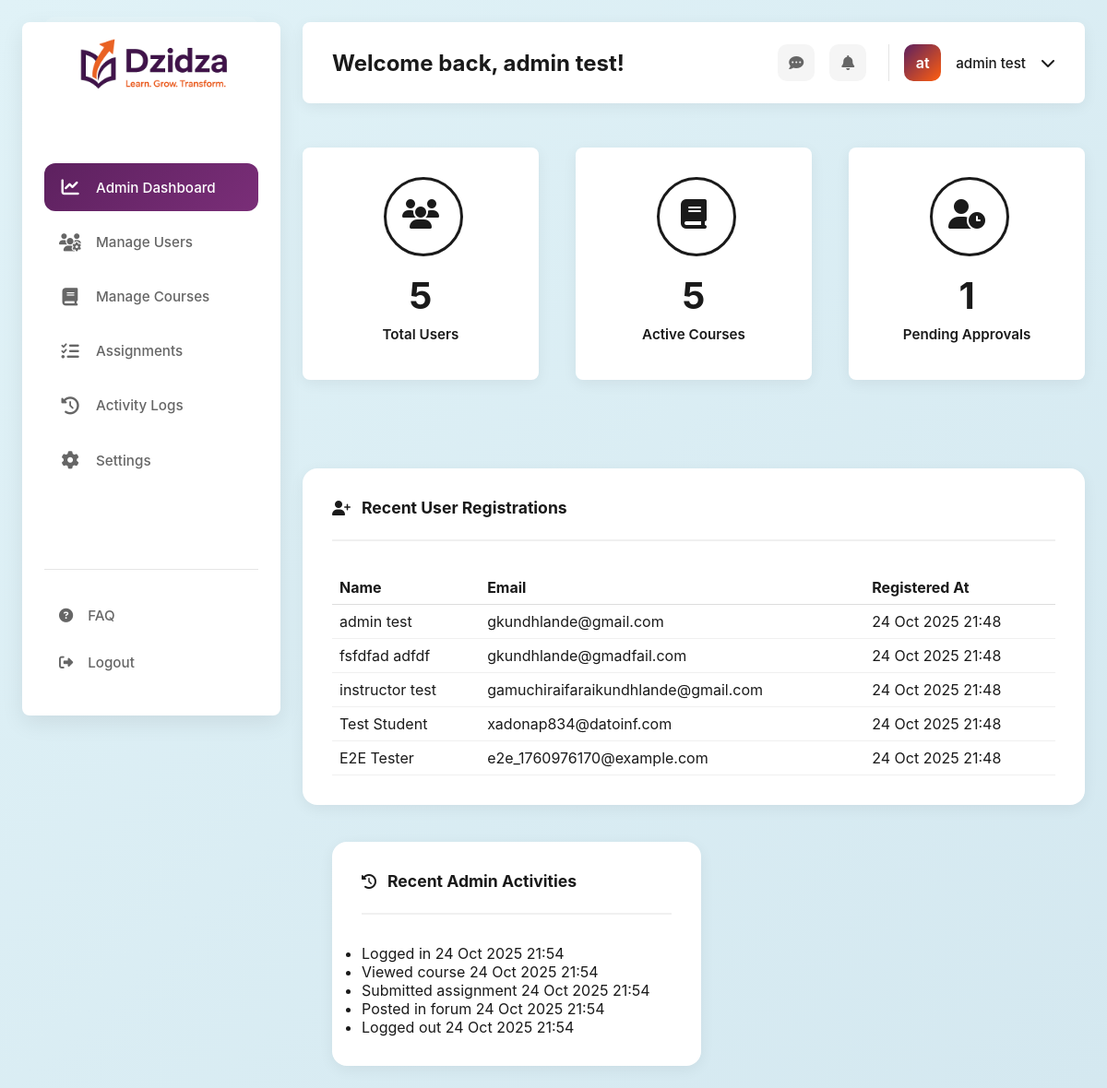
Screenshot of /public/admin_dashboard.php (signed in) with the database file from the repository.
### tables this page shows
CREATE TABLE `users` (
  `id` int NOT NULL AUTO_INCREMENT,
  `firstname` varchar(100) NOT NULL,
  `lastname` varchar(100) NOT NULL,
  `email` varchar(150) NOT NULL,
  `password` varchar(255) NOT NULL,
  `email_verified` tinyint(1) DEFAULT '0',
  `token` varchar(255) DEFAULT NULL,
  `reset_token` varchar(255) DEFAULT NULL,
  `reset_token_expiry` datetime DEFAULT NULL,
  `active` tinyint(1) DEFAULT '1',
  `gender` varchar(20) NOT NULL,
  `dob` date NOT NULL,
  `created_at` timestamp NULL DEFAULT CURRENT_TIMESTAMP,
  `role_id` int DEFAULT NULL,
  PRIMARY KEY (`id`),
  UNIQUE KEY `email` (`email`)
);

CREATE TABLE `activity_logs` (
  `id` int NOT NULL AUTO_INCREMENT,
  `user_id` int NOT NULL,
  `action` varchar(255) NOT NULL,
  `created_at` timestamp NULL DEFAULT CURRENT_TIMESTAMP,
  PRIMARY KEY (`id`),
  KEY `user_id` (`user_id`),
  CONSTRAINT `activity_logs_ibfk_1` FOREIGN KEY (`user_id`) REFERENCES `users` (`id`) ON DELETE CASCADE
);

### public/admin_dashboard.php (the view, shortened to what this page needs)
<?php include '../includes/header.php'; ?>
<?php
include_once __DIR__ . '/../includes/admin_guard.php';
$sql_users = "SELECT COUNT(*) as total FROM users";
$result_users = $conn->query($sql_users);
$total_users = $result_users ? $result_users->fetch_assoc()['total'] : 0;
$sql_courses = "SELECT COUNT(*) as total FROM courses";
$result_courses = $conn->query($sql_courses);
$active_courses = $result_courses ? $result_courses->fetch_assoc()['total'] : 0;
$sql_pending = "SELECT COUNT(*) as total FROM users WHERE email_verified = 0";
$result_pending = $conn->query($sql_pending);
$pending_approvals = $result_pending ? $result_pending->fetch_assoc()['total'] : 0;
$sql_activities = "SELECT action as activity, created_at FROM activity_logs ORDER BY created_at DESC LIMIT 5";
$result_activities = $conn->query($sql_activities);
$sql_activities = "SELECT action as activity, created_at FROM activity_logs ORDER BY created_at DESC LIMIT 5";
$result_activities = $conn->query($sql_activities);
$recent_activities = $result_activities ? $result_activities->fetch_all(MYSQLI_ASSOC) : [];
$sql_recent_users = "SELECT firstname, lastname, email, created_at FROM users ORDER BY created_at DESC LIMIT 5";
$result_recent_users = $conn->query($sql_recent_users);
$recent_users = $result_recent_users ? $result_recent_users->fetch_all(MYSQLI_ASSOC) : [];
?>
    <div class="dashboard-wrapper">
        <?php include 'sidebar.php'; ?>
        <main class="main-content">
            <?php include 'topbar.php'; ?>
            <div class="content-grid">
                <div style="flex:2; min-width:0; display:flex; flex-direction:column;">
                    <div class="stats-cards">
                        <div class="stat-card users">
                            <div class="stat-icon"><i class="fas fa-users"></i></div>
                            <div class="stat-number"><?php echo $total_users; ?></div>
                            <div class="stat-label">Total Users</div>
                        </div>
                        <div class="stat-card courses">
                            <div class="stat-icon"><i class="fas fa-book"></i></div>
                            <div class="stat-number"><?php echo $active_courses; ?></div>
                            <div class="stat-label">Active Courses</div>
                        </div>
                        <div class="stat-card pending">
                            <div class="stat-icon"><i class="fas fa-user-clock"></i></div>
                            <div class="stat-number"><?php echo $pending_approvals; ?></div>
                            <div class="stat-label">Pending Approvals</div>
                        </div>
                    </div>
                    <div class="section" style="margin-top:32px;">
                        <div class="section-header">
                            <i class="fas fa-user-plus"></i>
                            <h2 class="section-title">Recent User Registrations</h2>
                        </div>
                        <div class="recent-users-table-wrapper">
                            <table class="recent-users-table" style="width:100%; border-collapse:collapse;">
                                <thead>
                                    <tr>
                                        <th style="text-align:left; padding:8px; border-bottom:1px solid #ddd;">Name</th>
                                        <th style="text-align:left; padding:8px; border-bottom:1px solid #ddd;">Email</th>
                                        <th style="text-align:left; padding:8px; border-bottom:1px solid #ddd;">Registered At</th>
                                    </tr>
                                </thead>
                                <tbody>
                                    <?php if (count($recent_users) > 0): ?>
                                        <?php foreach ($recent_users as $user): ?>
                                            <tr>
                                                <td style="padding:8px; border-bottom:1px solid #f0f0f0;">
                                                    <?php echo htmlspecialchars($user['firstname'] . ' ' . $user['lastname']); ?>
                                                </td>
                                                <td style="padding:8px; border-bottom:1px solid #f0f0f0;">
                                                    <?php echo htmlspecialchars($user['email']); ?>
                                                </td>
                                                <td style="padding:8px; border-bottom:1px solid #f0f0f0;">
                                                    <?php echo date('d M Y H:i', strtotime($user['created_at'])); ?>
                                                </td>
                                            </tr>
                                        <?php endforeach; ?>
                                    <?php else: ?>
                                        <tr><td colspan="3" style="padding:8px;">No recent registrations.</td></tr>
                                    <?php endif; ?>
                                </tbody>
                            </table>
                        </div>
                    </div>
                </div>
                <div class="right-sidebar" style="flex:1; min-width:280px; max-width:400px; margin-left:32px;">
                    <div class="section">
                        <div class="section-header">
                            <i class="fas fa-history"></i>
                            <h2 class="section-title">Recent Admin Activities</h2>
                        </div>
                        <div class="activities-list">
                            <?php if (count($recent_activities) > 0): ?>
                                <ul>
                                    <?php foreach ($recent_activities as $activity): ?>
                                        <li>
                                            <span class="activity-text"><?php echo htmlspecialchars($activity['activity']); ?></span>
                                            <span class="activity-date"><?php echo date('d M Y H:i', strtotime($activity['created_at'])); ?></span>
                                        </li>
                                    <?php endforeach; ?>
                                </ul>
                            <?php else: ?>
                                <div>No recent activities.</div>
                            <?php endif; ?>
                        </div>
                    </div>
                </div>
            </div>
        </main>
    </div>
</body>
</html>

### includes/header.php (shortened to what this page needs)
<!DOCTYPE html>
<html lang="en">
<head>
    <link rel="stylesheet" href="https://cdnjs.cloudflare.com/ajax/libs/font-awesome/6.4.0/css/all.min.css">
    <link rel="stylesheet" href="../assets/css/dashboard.css?v=2.0">
</head>
<body>

### public/sidebar.php (shortened to what this page needs)
<?php
$role = $_SESSION['role_name'] ?? null;
?>
<aside class="sidebar">
    <div class="sidebar-logo">
        <img src="./assets/img/Dzidzaa.png" alt="Dzidzaa Logo" class="sidebar-logo-img">
    </div>
    <nav>
        <ul>
            <?php if ($role === 'admin'): ?>
                <li><a href="admin_dashboard.php" class="active"><i class="fas fa-chart-line"></i> Admin Dashboard</a></li>
                <li><a href="manage_users.php"><i class="fas fa-users-cog"></i> Manage Users</a></li>
                <li><a href="manage_courses.php"><i class="fas fa-book"></i> Manage Courses</a></li>
                <li><a href="assignments.php"><i class="fas fa-tasks"></i> Assignments</a></li>
                <li><a href="activity_logs.php"><i class="fas fa-history"></i> Activity Logs</a></li>
            <?php endif; ?>
            <li><a href="#"><i class="fas fa-cog"></i> Settings</a></li>
        </ul>
    </nav>
    <div class="sidebar-footer">
        <ul>
            <li><a href="#"><i class="fas fa-circle-question"></i> FAQ</a></li>
            <li><a href="logout.php"><i class="fas fa-sign-out-alt"></i> Logout</a></li>
        </ul>
    </div>
</aside>

### public/topbar.php
<div class="topbar">
    <div class="topbar-left">
        <h1>Welcome back, <?php echo $_SESSION['firstname'] . ' ' . $_SESSION['lastname']; ?>!</h1>
    </div>
    <div class="topbar-right">
        <div class="topbar-icons">
            <div class="topbar-icon"><i class="fas fa-comment-dots"></i></div>
            <div class="topbar-icon"><i class="fas fa-bell"></i></div>
        </div>
        <div class="user-profile">
            <div class="user-avatar"><?php echo substr($_SESSION['firstname'], 0, 1) . substr($_SESSION['lastname'], 0, 1); ?></div>
            <div class="user-name"><?php echo $_SESSION['firstname'] . ' ' . $_SESSION['lastname']; ?></div>
            <i class="fas fa-chevron-down"></i>
        </div>
    </div>
</div>

### rows the page displays
users: firstname+lastname "admin test", email "gkundhlande@gmail.com", created_at "24 Oct 2025 21:48"
users: firstname+lastname "fsfdfad adfdf", email "gkundhlande@gmadfail.com", created_at "24 Oct 2025 21:48"
users: firstname+lastname "instructor test", email "gamuchiraifaraikundhlande@gmail.com", created_at "24 Oct 2025 21:48"
users: firstname+lastname "Test Student", email "xadonap834@datoinf.com", created_at "24 Oct 2025 21:48"
users: firstname+lastname "E2E Tester", email "e2e_1760976170@example.com", created_at "24 Oct 2025 21:48"
activity_logs: action "Logged in", created_at "24 Oct 2025 21:54"
activity_logs: action "Viewed course", created_at "24 Oct 2025 21:54"
activity_logs: action "Submitted assignment", created_at "24 Oct 2025 21:54"
activity_logs: action "Posted in forum", created_at "24 Oct 2025 21:54"
activity_logs: action "Logged out", created_at "24 Oct 2025 21:54"

### other values shown
$_SESSION['firstname'] "admin"
$_SESSION['lastname'] "test"
substr($_SESSION['firstname'], 0, 1) "a"
substr($_SESSION['lastname'], 0, 1) "t"
$total_users "5"
$active_courses "5"
$pending_approvals "1"
